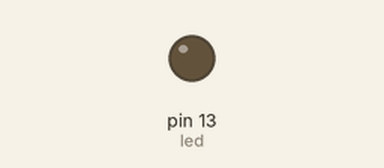
Recording of a sketch running on a simulated Arduino Uno, built with avr-gcc and run on an emulated ATmega328P. Parts: output pins drawn as LEDs (lit = HIGH). What the sketch prints to the serial monitor is not drawn. At 13.0 s the program stops and its outputs stay as they are.

Above: at 0.1 s.
At 6.3 s:
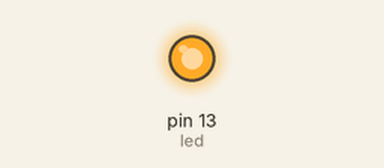
Timing chart, 0 to 13.3 s (numbered marks = the images above):
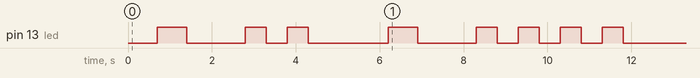

Measured:
- by itself, pin 13 (led): LOW → HIGH at 0.70 s, → LOW 0.70 s later, → HIGH 1.4 s later, → LOW 0.50 s later, … (16 changes in this stretch)

The sketch:

exElefante.ino
```cpp
int led = 13;
int count = 1;

void setup()
{
  Serial.begin(9600);
  pinMode(led, OUTPUT);
}


void loop()
{
  if(count <= 4)
  music(count);
  else
  exit(0);

  count++;
}

void music(int linha){
  if(linha == 1){
    Serial.print(count);
    Serial.print(" elefante");

     for(int x = 0; x < count; x++){
      delay(700);

      Serial.print(" incomoda ");
      digitalWrite(led, HIGH);

      delay(700);
      digitalWrite(led, LOW);
    }

    Serial.println("muita gente!");
    delay(700);

  }

  else if(count % 2 != 0){
    Serial.print(count);
    Serial.print(" elefantes");
    delay(700);

    Serial.print(" incomodam ");
    digitalWrite(led, HIGH);
    delay(700);

    Serial.println("muita gente! ");
    digitalWrite(led, LOW);
    delay(700);
  }

  else{
  Serial.print(count);
  Serial.print(" elefantes");
  delay(700);
    for(int x = 0; x < count; x++){
      Serial.print(" incomodam ");
      digitalWrite(led, HIGH);
      delay(500);
      digitalWrite(led, LOW);
      delay(500);
    }

    Serial.println("muito mais!");
    delay(700);
  }

}
```
